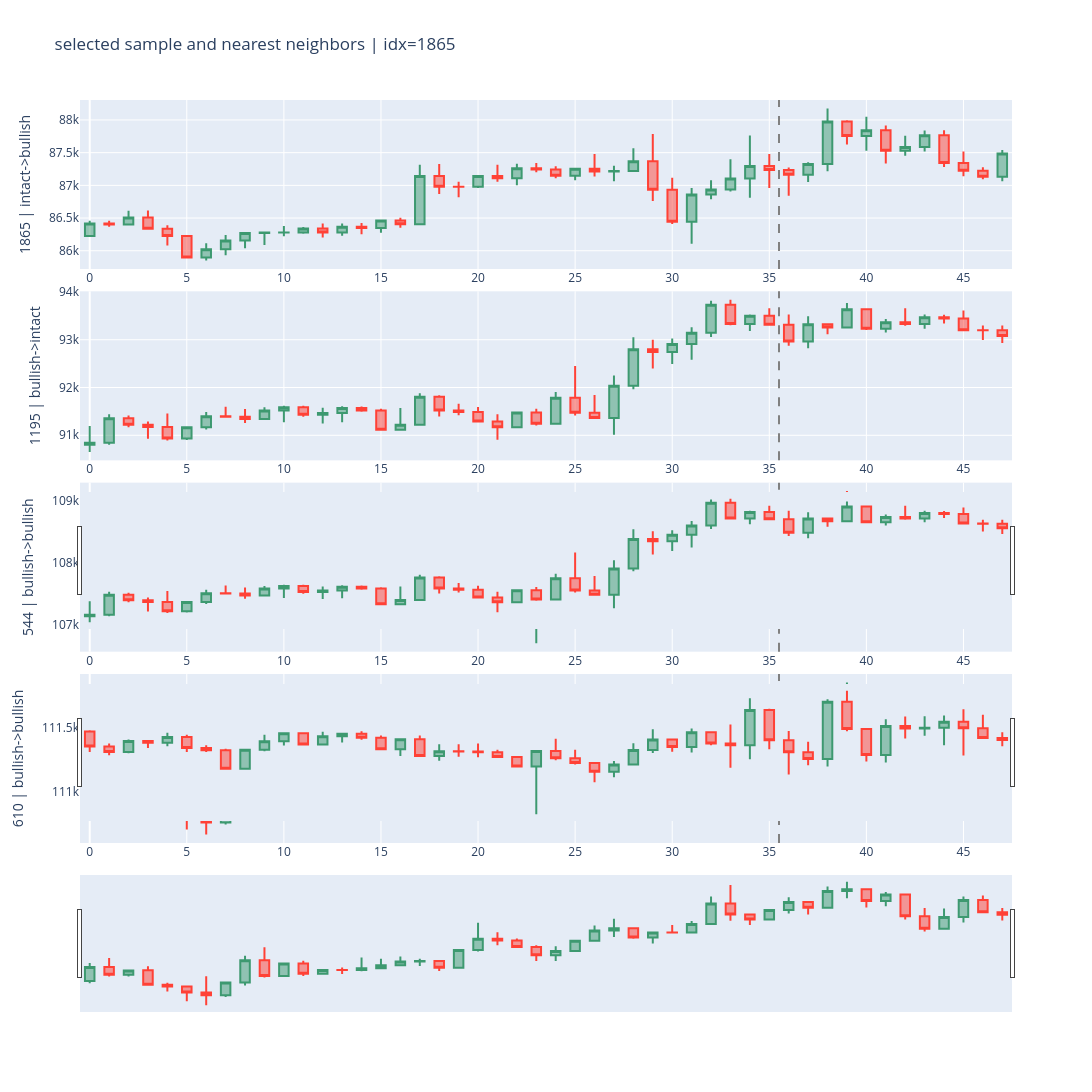

Notebook code cell kept with this figure:
### Code cell
fig = make_subplots(rows=len(neighbor_indices) + 1, cols=1, shared_xaxes=False, vertical_spacing=0.03)

all_indices = [SELECTED_INDEX] + neighbor_indices
for row_no, idx in enumerate(all_indices, start=1):
    df = short_window_frame(idx)
    meta_row = meta_df.filter(pl.col("index") == idx).to_dicts()[0]
    fig.add_trace(
        go.Candlestick(
            x=df["bar"].to_list(),
            open=df["open"].to_list(),
            high=df["high"].to_list(),
            low=df["low"].to_list(),
            close=df["close"].to_list(),
            name=str(idx),
            showlegend=False,
        ),
        row=row_no,
        col=1,
    )
    fig.add_vline(x=spec.labels.structure_bars - 0.5, line_dash="dash", line_color="gray", row=row_no, col=1)
    fig.update_yaxes(title_text=f"{idx} | {meta_row['label_name']}->{meta_row['pred_name']}", row=row_no, col=1)

fig.update_layout(
    title=f"selected sample and nearest neighbors | idx={SELECTED_INDEX}",
    height=300 * (len(all_indices)),
    width=1100,
    xaxis_rangeslider_visible=False,
)
fig.show()
